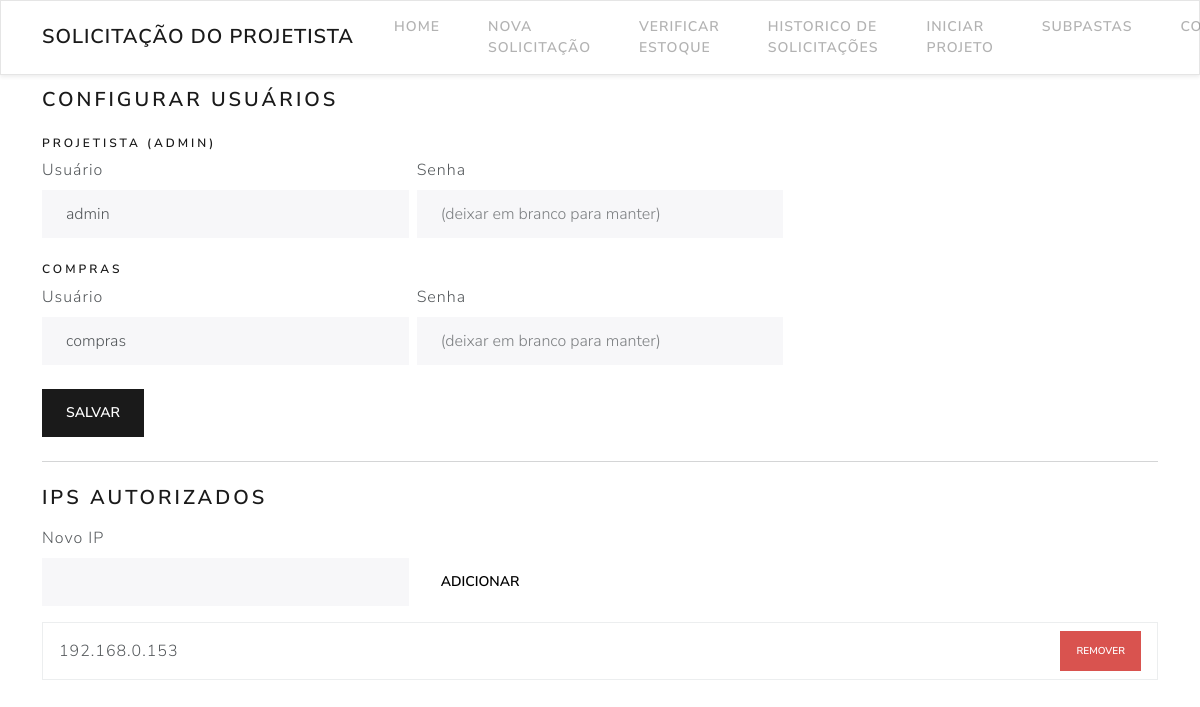
Screenshot of /projetista/config (signed in) with the database file from the repository.
### models.py (models this page shows, shortened)
class User(UserMixin, db.Model):
    __tablename__ = 'user'
    id = db.Column(db.Integer, primary_key=True)
    username = db.Column(db.String(80), unique=True, nullable=False)
    password_hash = db.Column(db.String(128), nullable=False)
    role = db.Column(db.String(20), nullable=False)

class AuthorizedIP(db.Model):
    __tablename__ = 'authorized_ip'
    id = db.Column(db.Integer, primary_key=True)
    ip_address = db.Column(db.String(45), unique=True, nullable=False)

### projetista/__init__.py (the view, shortened to what this page needs)
@bp.route('/config', methods=['GET', 'POST'])
@login_required
def config():
    if current_user.role != 'admin':
        return redirect(url_for('projetista.index'))
    admin_user = User.query.filter_by(role='admin').first()
    compras_user = User.query.filter_by(role='compras').first()
    ips = AuthorizedIP.query.all()
    return render_template(
        'config.html',
        admin_user=admin_user,
        compras_user=compras_user,
        ips=ips
    )

### projetista/templates/config.html (shortened to what this page needs)
{% extends 'base.html' %}
{% block body %}
<h1 class="h4 mb-4">Configurar Usuários</h1>
<form method="post">
  <div class="mb-4">
    <h2 class="h6">Projetista (admin)</h2>
    <div class="row g-2">
      <div class="col-md-4">
        <label for="admin_username" class="form-label">Usuário</label>
        <input type="text" class="form-control" id="admin_username" name="admin_username" value="{{ admin_user.username if admin_user else '' }}" required>
      </div>
      <div class="col-md-4">
        <label for="admin_password" class="form-label">Senha</label>
        <input type="password" class="form-control" id="admin_password" name="admin_password" placeholder="(deixar em branco para manter)">
      </div>
    </div>
  </div>
  <div class="mb-4">
    <h2 class="h6">Compras</h2>
    <div class="row g-2">
      <div class="col-md-4">
        <label for="compras_username" class="form-label">Usuário</label>
        <input type="text" class="form-control" id="compras_username" name="compras_username" value="{{ compras_user.username if compras_user else '' }}" required>
      </div>
      <div class="col-md-4">
        <label for="compras_password" class="form-label">Senha</label>
        <input type="password" class="form-control" id="compras_password" name="compras_password" placeholder="(deixar em branco para manter)">
      </div>
    </div>
  </div>
  <button type="submit" class="btn btn-primary">Salvar</button>
</form>
<hr class="my-4">
<h1 class="h4 mb-3">IPs Autorizados</h1>
<form method="post" class="mb-3">
  <div class="row g-2 align-items-end">
    <div class="col-md-4">
      <label for="new_ip" class="form-label">Novo IP</label>
      <input type="text" class="form-control" id="new_ip" name="new_ip" required>
    </div>
    <div class="col-md-2">
      <button type="submit" class="btn btn-secondary" name="add_ip">Adicionar</button>
    </div>
  </div>
</form>
<ul class="list-group">
  {% for ip in ips %}
  <li class="list-group-item d-flex justify-content-between align-items-center">
    {{ ip.ip_address }}
    <form method="post" style="margin:0">
      <button type="submit" class="btn btn-sm btn-danger">Remover</button>
    </form>
  </li>
  {% else %}
  <li class="list-group-item text-muted">Nenhum IP cadastrado.</li>
  {% endfor %}
</ul>
{% endblock %}

### rows the page displays
User: admin_username "admin"
User: compras_username "compras"
AuthorizedIP: ip_address "192.168.0.153"
